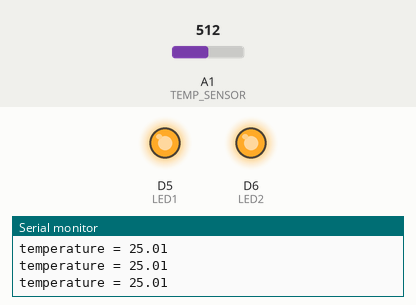
Recording of a sketch running on a simulated Arduino Zero (SAMD21). On the bench: output pins drawn as LEDs (lit = HIGH), the last lines printed to the serial monitor. Dashed ring = blinking. The inputs (shaded band) are chosen by the test bench; at power-on: A1 (TEMP_SENSOR) = 512 (analog values on the 0–1023 scale).

Above: at 1.3 s.
1.4 s: A1 (TEMP_SENSOR) set to 527
2.9 s: A1 (TEMP_SENSOR) set to 543
At 5.8 s:
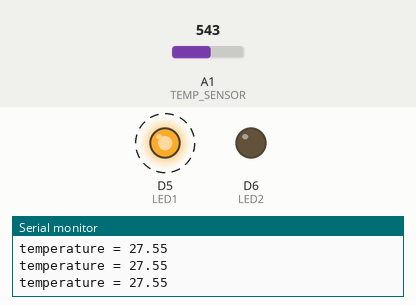
5.9 s: A1 (TEMP_SENSOR) set to 511
At 6.5 s:
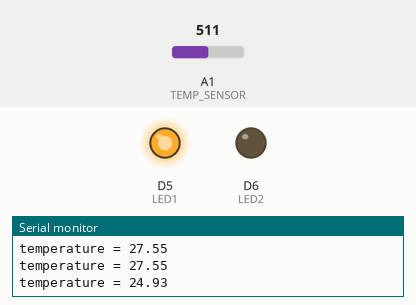
7.4 s: A1 (TEMP_SENSOR) set to 716
At 7.9 s:
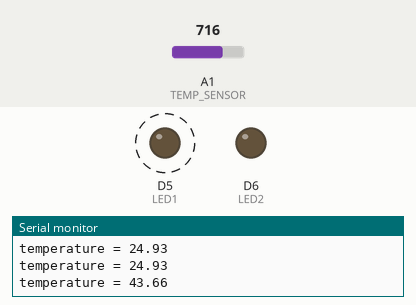
Timing chart, 0 to 11.4 s (numbered marks = the images above; inputs shaded):
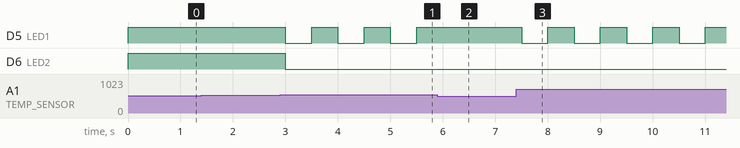

Measured:
- the behaviour switches between 536 and 537 on A1 (TEMP_SENSOR) (found by bisection; images 0 and 1)
- after the input at 2.9 s, D5 (LED1): alternates HIGH for 0.50 s and LOW for 0.50 s, starting after 0.10 s; D6 (LED2): HIGH → LOW after 0.10 s
- after the input at 5.9 s, D5 (LED1): stays HIGH (without the input it goes to LOW after 0.10 s)
- after the input at 7.4 s, D5 (LED1): alternates HIGH for 0.50 s and LOW for 0.50 s, starting after 0.10 s

The sketch:

tempSensorLED.ino
```cpp
#include <math.h>
#define TEMP_SENSOR  A1       // Grove - Temperature Sensor connects to Analog Port A1
#define LED1         5        // LED1 connects to Digital Port D5 (LED is Active LOW)
#define LED2         6        // LED2 connects to Digital Port D6 (LED is Active LOW)
#define TEMP_TH      27       // Temperature Threshold
const int B  = 4275;          // B value of the thermistor (from Datasheet)
const int R0 = 100000;        // R0 = 100k
bool _led1 = 1;               // LED1 State (1 = LED OFF, 0 = LED ON)
bool _led2 = 1;               // LED2 State (1 = LED OFF, 0 = LED ON)

void setup()
{
    Serial.begin(9600);
    pinMode(LED1, OUTPUT);
    pinMode(LED2, OUTPUT);
    analogReadResolution(12); // Initialize Analog Resolution to 12 bits.
}

void loop()
{
    int a = analogRead(TEMP_SENSOR);
    float R = 4095.0/a - 1.0;
    R = R0 * R;

    // converts R to temperature using simplified Steinhart–Hart equation
    float temperature = 1.0/(log(R/R0)/B + 1/298.15) - 273.15;
    Serial.print("temperature = ");
    Serial.println(temperature);

    if (temperature > TEMP_TH)
    {
      _led1 = !(_led1);         // Blink LED1
      _led2 = 0;                // Turns ON LED2
    }
    else
      _led1 = 1;                // Turns OFF LED1

    digitalWrite(LED1, _led1);  // Write _led1 State to Port D5
    digitalWrite(LED2, _led2);  // Write _led2 State to Port D6
    delay(500);
}
```
